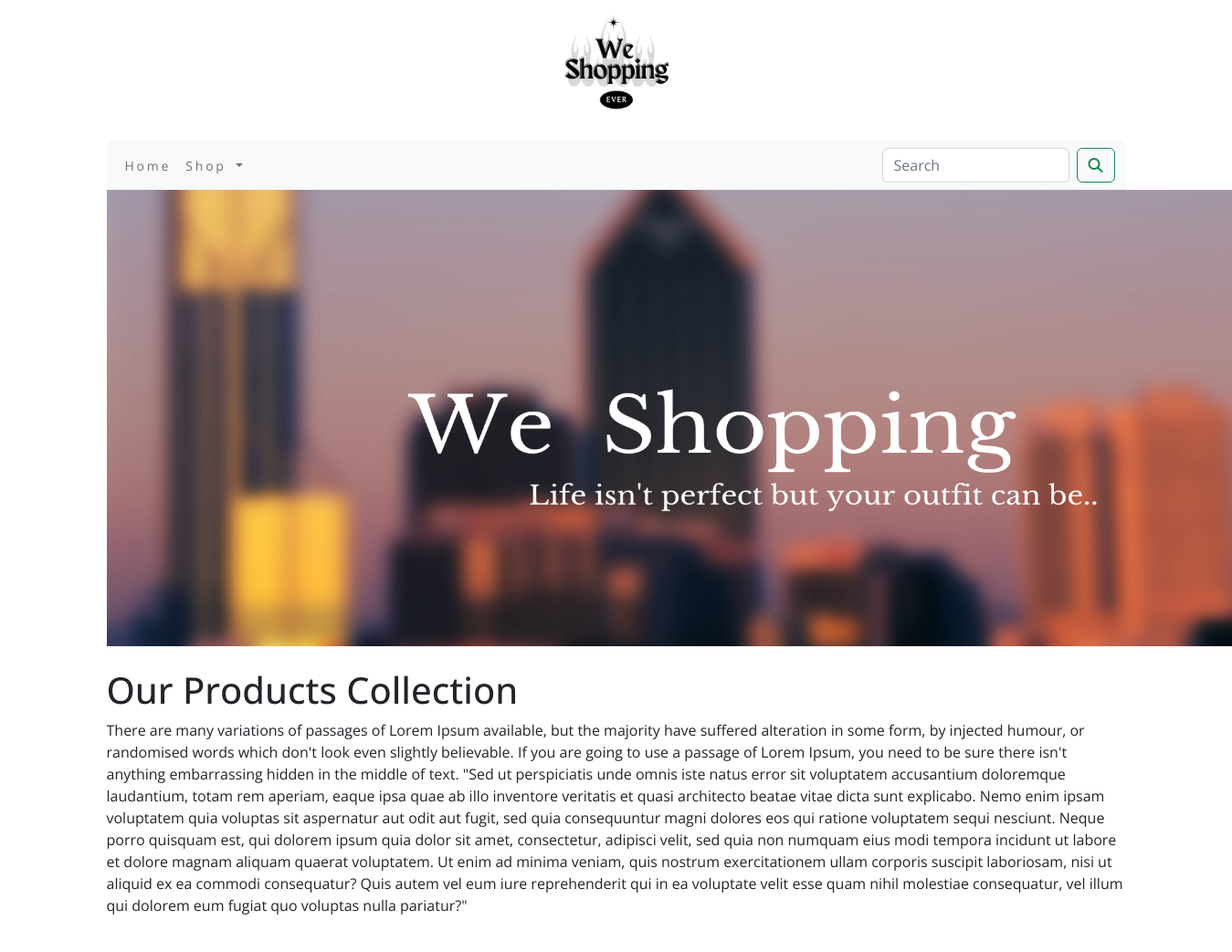
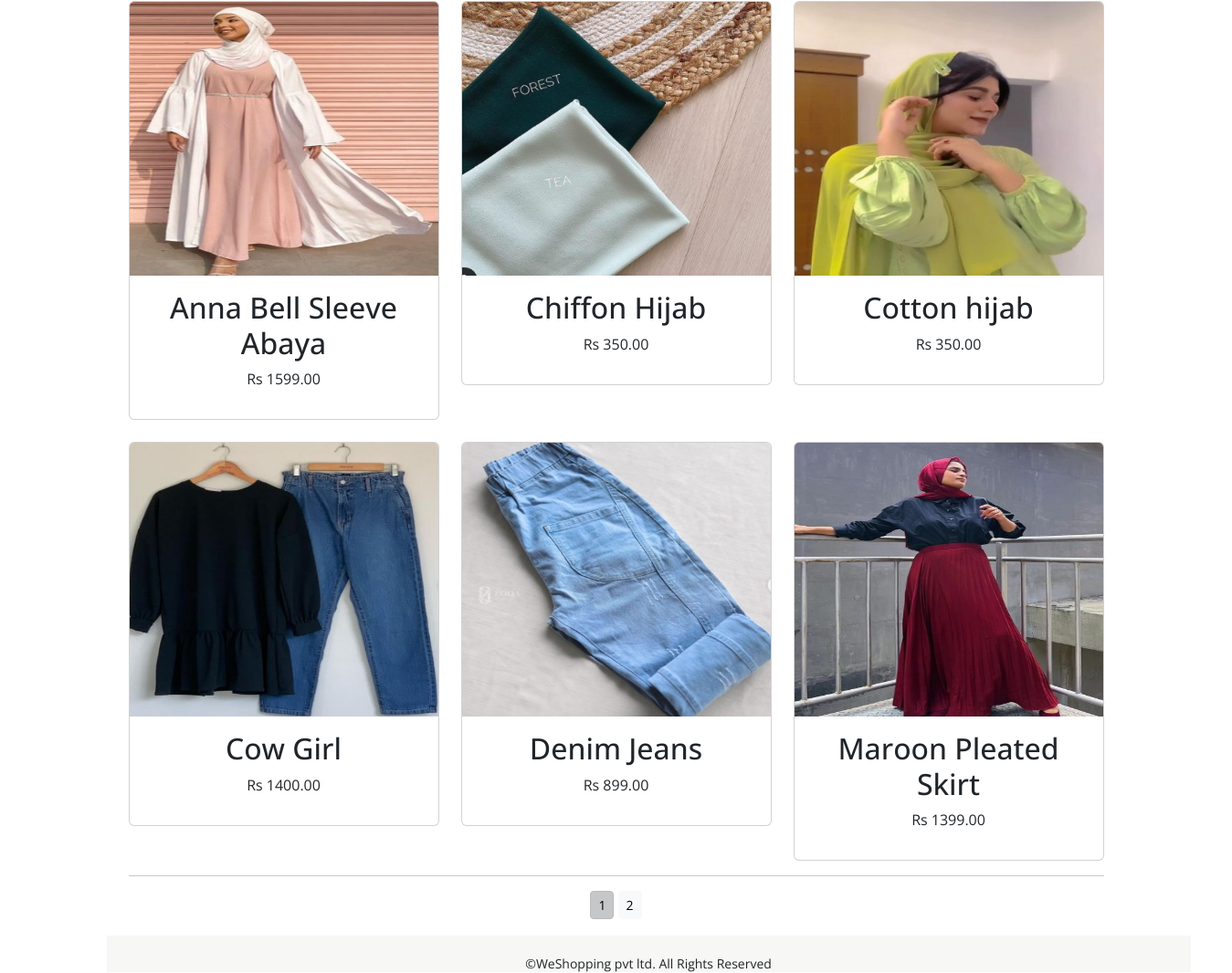
The app's page /shop/ with its own data (2 pictures, top to bottom).
### shop/models.py (models this page shows, shortened)
class Products(models.Model):
    name = models.CharField(max_length=250, unique=True)
    slug = models.SlugField(max_length=250, unique=True)
    description = models.TextField(blank=True)
    price = models.DecimalField(max_digits=10, decimal_places=2)
    category = models.ForeignKey(Category, on_delete=models.CASCADE)
    image = models.ImageField(upload_to='product', blank=True)
    stock = models.IntegerField()
    available = models.BooleanField(default=True)
    created = models.DateTimeField(auto_now_add=True)
    updated = models.DateTimeField(auto_now=True)
    def get_url(self):
        return reverse('shop:procatdetail', args=[self.category.slug, self.slug])
    class Meta:
        ordering = ('name',)
        verbose_name = 'product'
        verbose_name_plural = 'products'

### shop/views.py (the view)
# urls.py: path('',views.allProCat,name='allProCat'),
def allProCat(request, c_slug=None):
    c_page = None
    products_list = None
    if c_slug != None:
        c_page = get_object_or_404(Category, slug=c_slug)
        products_list = Products.objects.all().filter(category=c_page, available=True)
    else:
        products_list = Products.objects.all().filter(available=True)
    paginator = Paginator(products_list, 6)
    try:
        page = int(request.GET.get('page', '1'))
    except:
        page = 1
    try:
        products = paginator.page(page)
    except(EmptyPage, InvalidPage):
        products = paginator.page(paginator.num_pages)
    return render(request, 'category.html', {'category': c_page, 'products': products})

### cart/context_processors.py (called while the page is built)
def counter(request):
    item_count=0
    if 'admin' in request.path:
        return {}
    else:
        try:
            cart=Cart.objects.filter(cart_id=_cart_id(request))
            cart_items=CartItem.objects.all().filter(cart=cart[:1])
            for cart_item in cart_items:
                item_count += cart_item.quantity
        except Cart.DoesNotExist:
            item_count=0
    return dict(item_count=item_count)

### cart/views.py (called while the page is built)
def _cart_id(request):
    cart = request.session.session_key
    if not cart:
        cart = request.session.create()
    return cart

### shop/context_processors.py (called while the page is built)
def menu_links(request):
    links=Category.objects.all()
    return dict(links=links)

### shop/models.py (called while the page is built)
    def get_url(self):
        return reverse('shop:products_by_category', args=[self.slug])

### template/category.html (shortened to what this page needs)
{% extends 'base.html' %}
{% load static %}
{% block content %}
<div class="max-auto">
  {% if category %}
  <img  src="{{category.image.url}}" alt="{{category.name}}" style="width:30%; height:30%;">
</div>
 <br>
<div>
  <h1 class="text-center my_title">{{category.name}}</h1>
  <p class="text-justify">{{category.description}}</p>
</div>
  {% else %}
   <div>
     <img src="{% static 'img/banner.png' %}" alt="Our Products" width="1297px" height="500px">
   </div>
   <br>
  <div>
      <h1>Our Products Collection</h1>
      <p>There are many variations of passages of Lorem Ipsum available, but the majority have suffered alteration in some form, by injected humour, or randomised words which don't look even slightly believable. If you are going to use a passage of Lorem Ipsum, you need to be sure there isn't anything embarrassing hidden in the middle of text.
      "Sed ut perspiciatis unde omnis iste natus error sit voluptatem accusantium doloremque laudantium, totam rem aperiam, eaque ipsa quae ab illo inventore veritatis et quasi architecto beatae vitae dicta sunt explicabo. Nemo enim ipsam voluptatem quia voluptas sit aspernatur aut odit aut fugit, sed quia consequuntur magni dolores eos qui ratione voluptatem sequi nesciunt. Neque porro quisquam est, qui dolorem ipsum quia dolor sit amet, consectetur, adipisci velit, sed quia non numquam eius modi tempora incidunt ut labore et dolore magnam aliquam quaerat voluptatem. Ut enim ad minima veniam, quis nostrum exercitationem ullam corporis suscipit laboriosam, nisi ut aliquid ex ea commodi consequatur? Quis autem vel eum iure reprehenderit qui in ea voluptate velit esse quam nihil molestiae consequatur, vel illum qui dolorem eum fugiat quo voluptas nulla pariatur?"</p>
  </div>
   {% endif %}
<div class="container">
    <div class="row mx-auto">
        {% for product in products.object_list %}
        <div class="my_bottom_margin col-9 col-sm-12 col-md-4 xol-lg-4"><br>
            <div class="card text-center" style="min-width:15rem; min-height:25rem;">
                <a href="{{product.get_url}}"><img class="card-img-top my_image" src="{{product.image.url}}" alt="{{product.name}}"></a>
                <div class="card-body">
                    <h2>{{product.name}}</h2>
                    <p>Rs {{product.price}}</p>
                </div>
            </div>
        </div>
        {% endfor %}
        <div class="mx-auto">
            {% if products.paginator.num_pages > 1 %}
            <hr>
            <div class="text-center">
                {% for pg in products.paginator.page_range %}
                <a href="?page={{pg}}" class="btn btn-light btn-sm {% if products.number == pg %} active {% endif %}"}>{{pg}}</a>
                {% endfor %}
            </div>
            {% endif %}
        </div>
        <br>
    </div>
</div>
{% endblock %}

### template/base.html (shortened to what this page needs)
{% load static %}
<!DOCTYPE html>
<html lang="en">
<head>
    <link href="{% static 'css/bootstrap.min.css' %}" rel="stylesheet">
    <link href="{% static 'css/custom.css' %}" rel="stylesheet">
</head>
<body>
<div class="container">
    {% include 'header.html' %}
    {% include 'navbar.html' %}
    {%  block content %}
    {% endblock %}
    {% include 'footer.html' %}
</div>
</body>
</html>

### template/header.html
{% load static %}
<header>
  <center>
    <a href="{% url 'shop:allProCat' %}"><img src="{% static 'img\logo.png' %}" alt="logimage" width="130px"></a>
  </center>
</header>

### template/navbar.html (shortened to what this page needs)
<nav class="navbar navbar-expand-lg bg-light">
  <div class="container-fluid">
    <div class="collapse navbar-collapse" id="navbarSupportedContent">
      <ul class="navbar-nav me-auto mb-2 mb-lg-0">
        <li class="nav-item">
          <a class="nav-link" href="{% url 'shop:allProCat' %}">Home</a>
        </li>
        <li class="nav-item dropdown {% if 'shop' in request.path %} active {% endif %}">
          <a class="nav-link dropdown-toggle" href="#" role="button" data-bs-toggle="dropdown" aria-expanded="false">
            Shop
          </a>
        </li>
      </ul>
      <form class="d-flex" role="search" action="{% url 'search_app:SearchResult' %}" method="get">
        <input class="form-control me-2" type="search" placeholder="Search" name="q" aria-label="Search">
        <button class="btn btn-outline-success" type="submit"><i class="fa fa-search"></i></button>
      </form>
    </div>
  </div>
</nav>

### template/footer.html
<div class="footer navbar-fixed-bottom my_footer">
    <p class="text-center">&copy;WeShopping pvt ltd. All Rights Reserved</p>
</div>

### static/css/custom.css (style rules this page uses)
body { font-family: 'Open Sans', sans-serif; position:relative; padding-bottom:58px; min-height:100vh; }
.nav-item { letter-spacing:.2em; font-size:14px; text-transforms:uppercase; }
.my_footer { background-color:#f7f7f5; height:40px; padding-bottom:20px; position:absolute; bottom:0; width:88%; }
.my_footer p { padding-top:20px; font-size:14px; text-transforms:uppercase; }
.my_image { width:100%; height:300px; }

### records on screen
Products: image (picture), name "Anna Bell Sleeve Abaya", price "1599.00"
Products: image (picture), name "Chiffon Hijab", price "350.00"
Products: image (picture), name "Cotton hijab", price "350.00"
Products: image (picture), name "Cow Girl", price "1400.00"
Products: image (picture), name "Denim Jeans", price "899.00"
Products: image (picture), name "Maroon Pleated Skirt", price "1399.00"

### other values on screen
{{ pg }} "1" "2"
